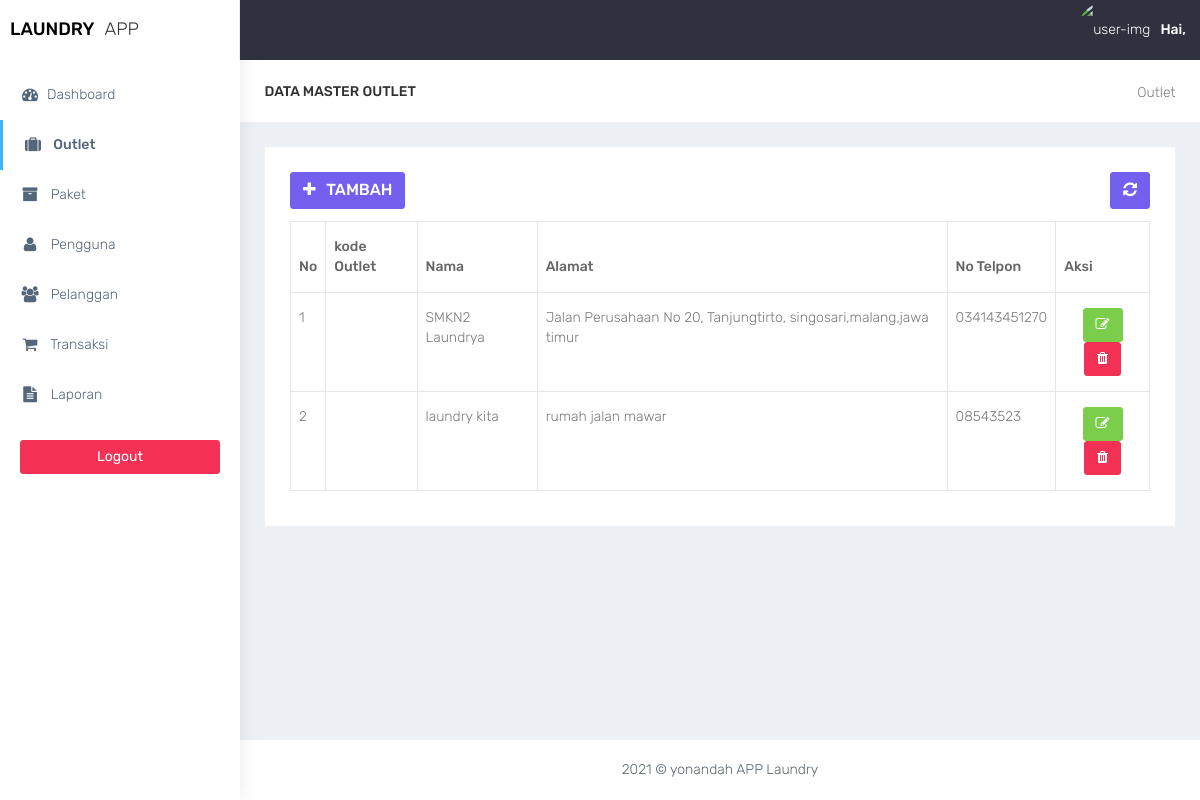
/outlet.php, run on the app's committed database.
### tables this page shows
CREATE TABLE `tb_outlet` (
  `kode_outlet` varchar(11) NOT NULL,
  `nama_outlet` varchar(100) NOT NULL,
  `alamat` text NOT NULL,
  `telpon` varchar(20) NOT NULL
);

### outlet.php (the view, shortened to what this page needs)
<?php
require 'koneksi.php';
require 'layout_header.php';
?>
<div class="container-fluid">
    <div class="row bg-title">
        <div class="col-lg-3 col-md-4 col-sm-4 col-xs-12">
            <h4 class="page-title">Data Master Outlet</h4>
        </div>
        <div class="col-lg-9 col-sm-8 col-md-8 col-xs-12">
            <ol class="breadcrumb">
                <li><a href="#">Outlet</a></li>
            </ol>
        </div>
    </div>
    <div class="row">
        <div class="col-md-12 col-lg-12 col-sm-12 col-xs-12">
            <div class="white-box">
                <div class="row">
                    <div class="col-md-6">
                        <a href="outlet_tambah.php" class="btn btn-primary box-title"><i class="fa fa-plus fa-fw"></i> Tambah</a>
                    </div>
                    <div class="col-md-6 text-right">
                        <button id="btn-refresh" class="btn btn-primary box-title text-right" title="Refresh Data"><i class="fa fa-refresh" id="ic-refresh"></i></button>
                    </div>
                </div>
                <div class="table-responsive">
                    <table class="table table-bordered thead-dark" id="table">
                        <thead class="thead-dark">
                            <tr>
                                <th>No</th>
                                <th>kode Outlet</th>
                                <th>Nama</th>
                                <th>Alamat</th>
                                <th>No Telpon</th>
                                <th>Aksi</th>
                            </tr>
                        </thead>
                        <tbody>
                            <?php
                            $no = 1;
                            $sql = $koneksi->query("select * from tb_outlet");
                            while ($data = $sql->fetch_assoc()) {
                            ?>
                                <tr>
                                    <td><?php echo $no++; ?></td>
                                    <td><?php echo $data['id_outlet'] ?></td>
                                    <td><?php echo $data['nama_outlet'] ?></td>
                                    <td><?php echo $data['alamat'] ?></td>
                                    <td><?php echo $data['telpon'] ?></td>
                                    <td align="center">
                                        <a href="outlet_edit.php?id=<?= $data['kode_outlet']; ?>" data-toggle="tooltip" data-placement="bottom" title="Edit" class="btn btn-success"><i class="fa fa-edit"></i></a>
                                        <a href="outlet_hapus.php?id=<?= $data['kode_outlet']; ?>" onclick="return confirm('Yakin hapus data ? ');" data-toggle="tooltip" data-placement="bottom" title="Hapus" class="btn btn-danger"><i class="fa fa-trash"></i></a>
                                    </td>
                                </tr>
                            <?php } ?>
                        </tbody>
                    </table>
                </div>
            </div>
        </div>
    </div>
</div>
</div>
<?php
require 'layout_footer.php';
?>

### assets/css/colors/default.css (style rules this page uses)
body { background: #fff; }

### data on the page
tb_outlet: nama_outlet "SMKN2 Laundrya", alamat "Jalan Perusahaan No 20, Tanjungtirto, singosari,malang,jawa timur", telpon "034143451270"
tb_outlet: nama_outlet "laundry kita", alamat "rumah jalan mawar", telpon "08543523"
